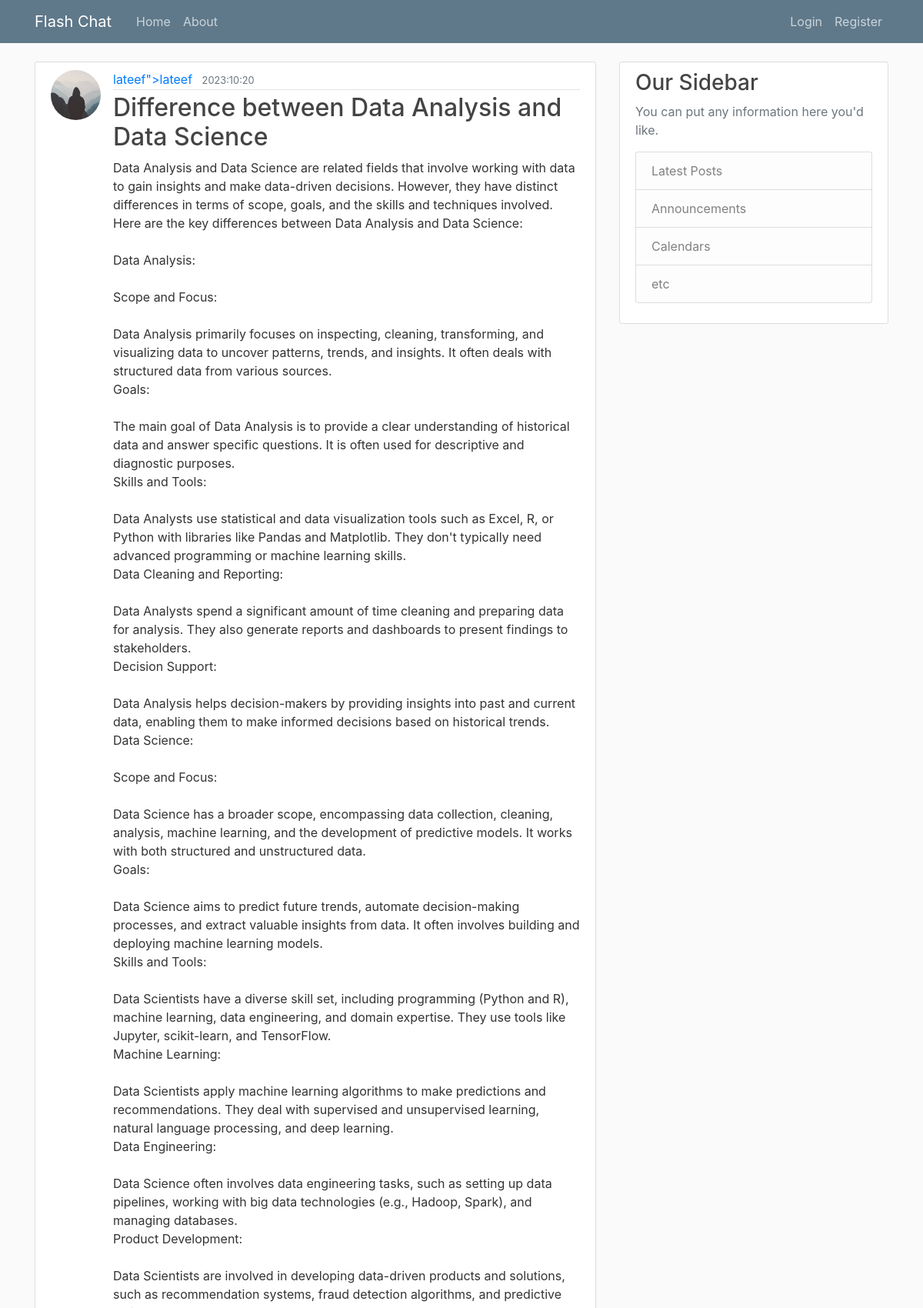
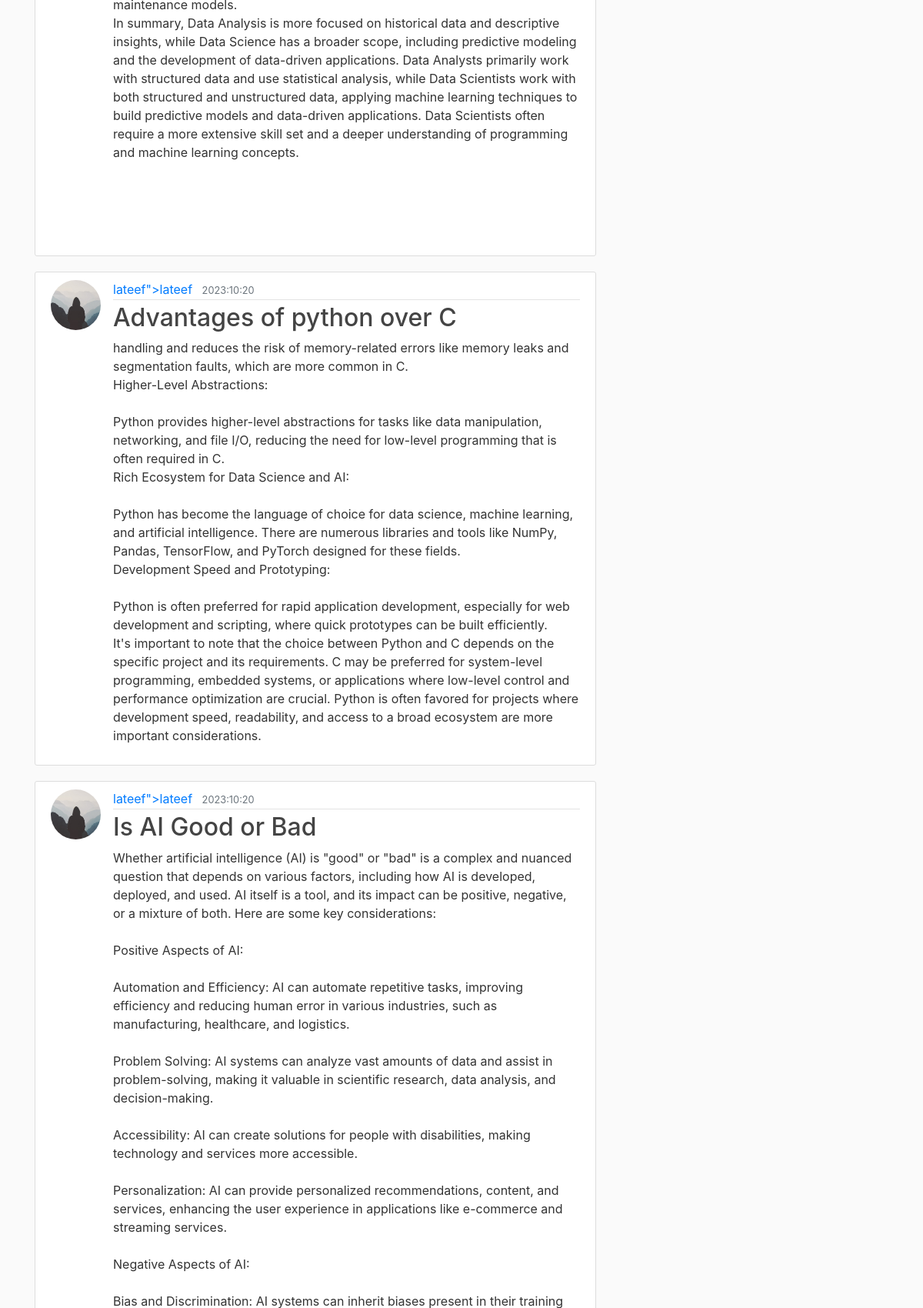
The page /home?page=2 (upper part) on the database its author committed (2 pictures, top to bottom).
### flash_chat/models.py (models this page shows, shortened)
class Post(db.Model):
        id = db.Column(db.Integer, primary_key=True)
        title = db.Column(db.String(100), nullable=False)
        date_posted = db.Column(db.DateTime, nullable=False, default=datetime.utcnow)
        content = db.Column(db.Text, nullable=False)
        user_id = db.Column(db.Integer, db.ForeignKey("user.id"), nullable=False)

class User(db.Model, UserMixin):
    id = db.Column(db.Integer, primary_key=True)
    username = db.Column(db.String(20), unique = True, nullable=False)
    email = db.Column(db.String(120), unique = True, nullable=False)
    image_file = db.Column(db.String(20), nullable=False, default="default.jpg")
    password = db.Column(db.String(60), nullable=False)
    posts = db.relationship("Post", backref="author", lazy=True)

### flash_chat/route.py (the view)
@app.route("/")
@app.route("/home")
def home():
    page = request.args.get('page', 1, type=int)
    posts = Post.query.order_by(Post.date_posted.desc()).paginate(page=page, per_page=3)
    return render_template("home.html", posts=posts)

### flash_chat/template/home.html (shortened to what this page needs)
{% extends "layout.html" %}
{% block content %}
    {% for post in posts.items %}
        <article class="media content-section">
        <img class="rounded-circle article-img" src="{{ url_for('static', filename='profile_pics/' + post.author.image_file) }}">
          <div class="media-body">
            <div class="article-metadata">
              <a class="mr-2" href="{{ url_for('user_posts', username=post.author.username) }}">{{ post.author.username }}">{{ post.author.username }}</a>
              <small class="text-muted">{{ post.date_posted.strftime('%Y:%m:%d') }}</small>
            </div>
            <h2><a class="article-title" href="{{ url_for('post', post_id=post.id )}}">{{post.title }}</a></h2>
            <p class="article-content">{{ post.content }}</p>
          </div>
        </article>
      {% endfor %}
{% endblock content %}

### flash_chat/static/main.css (style rules this page uses)
body { background: #fafafa; color: #333333; margin-top: 5rem; }
h1, h2, h3, h4, h5, h6 { color: #444444; }
.content-section { background: #ffffff; padding: 10px 20px; border: 1px solid #dddddd; border-radius: 3px; margin-bottom: 20px; }
.article-title { color: #444444; }
.article-content { white-space: pre-line; }
.article-img { height: 65px; width: 65px; margin-right: 16px; }
.article-metadata { padding-bottom: 1px; margin-bottom: 4px; border-bottom: 1px solid #e3e3e3 }

### rows shown on the page
Post: image_file (placeholder picture), author.username "lateef", date_posted "2023:10:20", title "Difference between Data Analysis and Data Science", content "Data Analysis and Data Science are related fields that involve working with data to gain insights and make data-driven decisions. However, they have distinct differences in terms of scope, goals, and the skills and techniques involved. Here are the key differences between Data Analysis and Data Science: Data Analysis: Scope and Focus: Data Analysis primarily focuses on inspecting, cleaning, transforming, and visualizing data to uncover patterns, trends, and insights. It often deals with structured data from various sources. Goals: The main goal of Data Analysis is to provide a clear understanding of historical data and answer specific questions. It is often used for descriptive and…"
Post: image_file (placeholder picture), author.username "lateef", date_posted "2023:10:20", title "Advantages of python over C", content "handling and reduces the risk of memory-related errors like memory leaks and segmentation faults, which are more common in C. Higher-Level Abstractions: Python provides higher-level abstractions for tasks like data manipulation, networking, and file I/O, reducing the need for low-level programming that is often required in C. Rich Ecosystem for Data Science and AI: Python has become the language of choice for data science, machine learning, and artificial intelligence. There are numerous libraries and tools like NumPy, Pandas, TensorFlow, and PyTorch designed for these fields. Development Speed and Prototyping: Python is often preferred for rapid application development, especially for web…"
Post: image_file (placeholder picture), author.username "lateef", date_posted "2023:10:20", title "Is AI Good or Bad"
